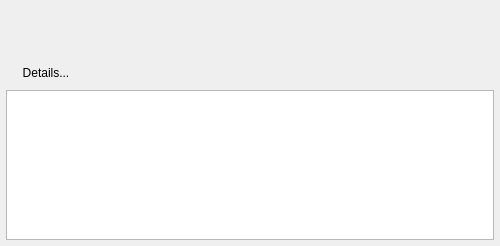
<?xml version="1.0" encoding="UTF-8"?>
<ui version="4.0">
 <class>DialogMessageBox</class>
 <widget class="QDialog" name="DialogMessageBox">
  <property name="geometry">
   <rect>
    <x>0</x>
    <y>0</y>
    <width>500</width>
    <height>246</height>
   </rect>
  </property>
  <property name="sizePolicy">
   <sizepolicy hsizetype="Preferred" vsizetype="MinimumExpanding">
    <horstretch>0</horstretch>
    <verstretch>0</verstretch>
   </sizepolicy>
  </property>
  <property name="minimumSize">
   <size>
    <width>500</width>
    <height>0</height>
   </size>
  </property>
  <property name="windowTitle">
   <string>TEMP</string>
  </property>
  <layout class="QVBoxLayout" name="verticalLayout" stretch="1,0,0">
   <property name="spacing">
    <number>6</number>
   </property>
   <property name="margin">
    <number>6</number>
   </property>
   <item>
    <layout class="QHBoxLayout" name="layoutMessage" stretch="0,1">
     <property name="spacing">
      <number>10</number>
     </property>
     <property name="sizeConstraint">
      <enum>QLayout::SetDefaultConstraint</enum>
     </property>
     <property name="leftMargin">
      <number>6</number>
     </property>
     <property name="topMargin">
      <number>6</number>
     </property>
     <property name="rightMargin">
      <number>10</number>
     </property>
     <property name="bottomMargin">
      <number>6</number>
     </property>
     <item>
      <layout class="QVBoxLayout" name="layoutIcon">
       <property name="spacing">
        <number>0</number>
       </property>
       <property name="margin">
        <number>0</number>
       </property>
       <item>
        <widget class="QLabel" name="labelIcon">
         <property name="sizePolicy">
          <sizepolicy hsizetype="Fixed" vsizetype="Fixed">
           <horstretch>0</horstretch>
           <verstretch>0</verstretch>
          </sizepolicy>
         </property>
         <property name="minimumSize">
          <size>
           <width>32</width>
           <height>32</height>
          </size>
         </property>
         <property name="maximumSize">
          <size>
           <width>32</width>
           <height>32</height>
          </size>
         </property>
         <property name="text">
          <string/>
         </property>
         <property name="scaledContents">
          <bool>true</bool>
         </property>
         <property name="alignment">
          <set>Qt::AlignCenter</set>
         </property>
        </widget>
       </item>
       <item>
        <spacer name="spacerIcon">
         <property name="orientation">
          <enum>Qt::Vertical</enum>
         </property>
         <property name="sizeType">
          <enum>QSizePolicy::MinimumExpanding</enum>
         </property>
         <property name="sizeHint" stdset="0">
          <size>
           <width>0</width>
           <height>0</height>
          </size>
         </property>
        </spacer>
       </item>
      </layout>
     </item>
     <item>
      <widget class="QLabel" name="lblMessage">
       <property name="sizePolicy">
        <sizepolicy hsizetype="Expanding" vsizetype="MinimumExpanding">
         <horstretch>0</horstretch>
         <verstretch>0</verstretch>
        </sizepolicy>
       </property>
       <property name="maximumSize">
        <size>
         <width>16777215</width>
         <height>16777215</height>
        </size>
       </property>
       <property name="text">
        <string/>
       </property>
       <property name="alignment">
        <set>Qt::AlignLeading|Qt::AlignLeft|Qt::AlignTop</set>
       </property>
       <property name="wordWrap">
        <bool>true</bool>
       </property>
       <property name="openExternalLinks">
        <bool>true</bool>
       </property>
      </widget>
     </item>
    </layout>
   </item>
   <item>
    <layout class="QHBoxLayout" name="layoutButtons">
     <property name="spacing">
      <number>4</number>
     </property>
     <property name="sizeConstraint">
      <enum>QLayout::SetDefaultConstraint</enum>
     </property>
     <item>
      <widget class="QPushButton" name="buttonDetails">
       <property name="text">
        <string>Details...</string>
       </property>
       <property name="icon">
        <iconset resource="../../resources/resources.qrc">
         <normaloff>:/icons/chevron-down.png</normaloff>:/icons/chevron-down.png</iconset>
       </property>
       <property name="checkable">
        <bool>true</bool>
       </property>
       <property name="autoDefault">
        <bool>false</bool>
       </property>
       <property name="flat">
        <bool>true</bool>
       </property>
      </widget>
     </item>
     <item>
      <widget class="QDialogButtonBox" name="btnboxButtons">
       <property name="sizePolicy">
        <sizepolicy hsizetype="Expanding" vsizetype="Minimum">
         <horstretch>0</horstretch>
         <verstretch>0</verstretch>
        </sizepolicy>
       </property>
       <property name="minimumSize">
        <size>
         <width>0</width>
         <height>0</height>
        </size>
       </property>
       <property name="orientation">
        <enum>Qt::Horizontal</enum>
       </property>
       <property name="standardButtons">
        <set>QDialogButtonBox::NoButton</set>
       </property>
      </widget>
     </item>
    </layout>
   </item>
   <item>
    <widget class="QFrame" name="frameDetails">
     <property name="sizePolicy">
      <sizepolicy hsizetype="Preferred" vsizetype="Preferred">
       <horstretch>0</horstretch>
       <verstretch>0</verstretch>
      </sizepolicy>
     </property>
     <property name="frameShape">
      <enum>QFrame::NoFrame</enum>
     </property>
     <property name="frameShadow">
      <enum>QFrame::Plain</enum>
     </property>
     <property name="lineWidth">
      <number>1</number>
     </property>
     <layout class="QVBoxLayout" name="verticalLayout_2" stretch="0">
      <property name="spacing">
       <number>6</number>
      </property>
      <property name="margin">
       <number>0</number>
      </property>
      <item>
       <widget class="QPlainTextEdit" name="texteditDetails">
        <property name="sizePolicy">
         <sizepolicy hsizetype="Preferred" vsizetype="Minimum">
          <horstretch>0</horstretch>
          <verstretch>0</verstretch>
         </sizepolicy>
        </property>
        <property name="minimumSize">
         <size>
          <width>0</width>
          <height>150</height>
         </size>
        </property>
        <property name="maximumSize">
         <size>
          <width>16777215</width>
          <height>150</height>
         </size>
        </property>
        <property name="baseSize">
         <size>
          <width>0</width>
          <height>0</height>
         </size>
        </property>
        <property name="lineWrapMode">
         <enum>QPlainTextEdit::WidgetWidth</enum>
        </property>
        <property name="textInteractionFlags">
         <set>Qt::TextSelectableByKeyboard|Qt::TextSelectableByMouse</set>
        </property>
       </widget>
      </item>
     </layout>
    </widget>
   </item>
  </layout>
 </widget>
 <resources>
  <include location="../../resources/resources.qrc"/>
 </resources>
 <connections/>
</ui>
